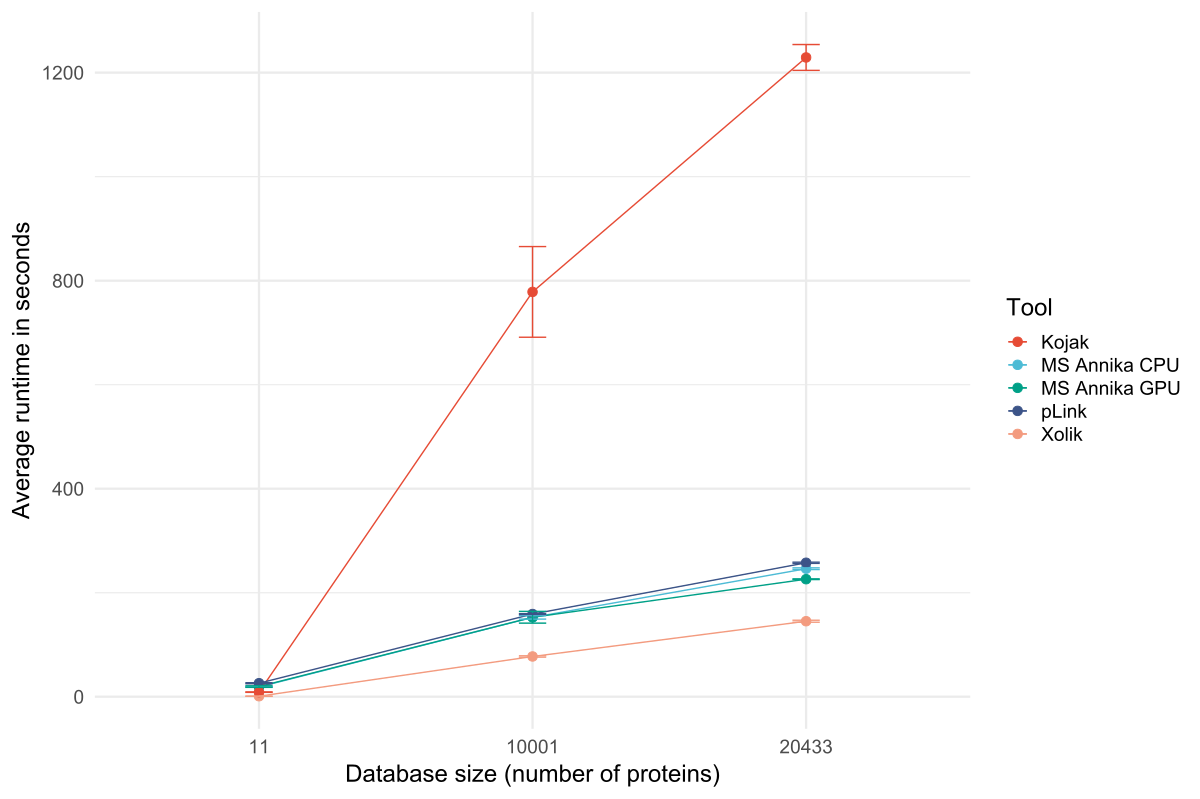

Write the R code that produced this figure.
library(tidyverse)
library(readxl)
library(ggsci)
# https://github.com/nanxstats/ggsci

df <- read_excel("plot1.xlsx")
df$Database <- as.factor(df$Database)

# export 1200 x 800

lw = 0.5
ggplot(df, aes(Database, Mean, color = Tool)) +
  scale_color_npg() +
  geom_point(size = 3) + 
  geom_line(aes(group = Tool), linewidth = lw) +
  geom_errorbar(aes(ymin = Mean - SD, ymax = Mean + SD), width = 0.1, linewidth = lw) +
  xlab("Database size (number of proteins)") +
  ylab("Average runtime in seconds") +
  theme_minimal(base_size = 18)
